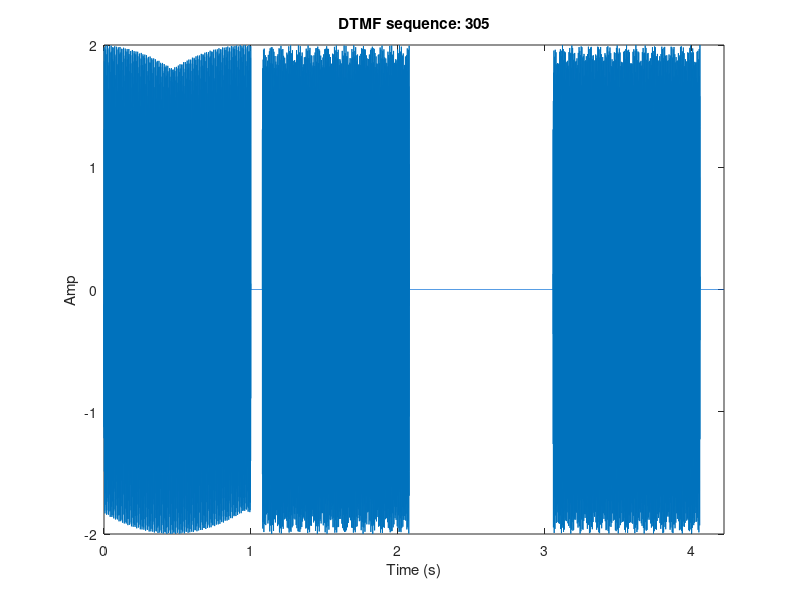

Recreate this plot in MATLAB.
clear all
close all

fs = 8000;
Ts = 1/fs;
t = 0:Ts:1;
A = 1;
P1 = pi/5;
P2 = pi/3;

if fs < 2*1477
    error('fs too low')
end

% Digit 0
fr0 = 941; fc0 = 1336;
z0 = A*cos(2*pi*fr0.*t + P1) + A*cos(2*pi*fc0.*t + P2);

% Digit 1
fr1 = 697; fc1 = 1209;
z1 = A*cos(2*pi*fr1.*t + P1) + A*cos(2*pi*fc1.*t + P2);

% Digit 2
fr2 = 697; fc2 = 1336;
z2 = A*cos(2*pi*fr2.*t + P1) + A*cos(2*pi*fc2.*t + P2);

% Digit 3
fr3 = 697; fc3 = 1477;
z3 = A*cos(2*pi*fr3.*t + P1) + A*cos(2*pi*fc3.*t + P2);

% Digit 4
fr4 = 770; fc4 = 1209;
z4 = A*cos(2*pi*fr4.*t + P1) + A*cos(2*pi*fc4.*t + P2);

% Digit 5
fr5 = 770; fc5 = 1336;
z5 = A*cos(2*pi*fr5.*t + P1) + A*cos(2*pi*fc5.*t + P2);

% Digit 6
fr6 = 770; fc6 = 1477;
z6 = A*cos(2*pi*fr6.*t + P1) + A*cos(2*pi*fc6.*t + P2);

% Digit 7
fr7 = 852; fc7 = 1209;
z7 = A*cos(2*pi*fr7.*t + P1) + A*cos(2*pi*fc7.*t + P2);

% Digit 8
fr8 = 852; fc8 = 1336;
z8 = A*cos(2*pi*fr8.*t + P1) + A*cos(2*pi*fc8.*t + P2);

% Digit 9
fr9 = 852; fc9 = 1477;
z9 = A*cos(2*pi*fr9.*t + P1) + A*cos(2*pi*fc9.*t + P2);

Z = {z0,z1,z2,z3,z4,z5,z6,z7,z8,z9};

seq_digits = [3 0 5]; %-User inputs here-%
seq = [];

for k = 1:length(seq_digits)
    d = seq_digits(k);
    tone = Z{d+1};
    delay = rand;
    sil = zeros(1, round(delay*fs));
    seq = [seq tone sil]; 
end

soundsc(seq, fs)

tf = 0:Ts:(length(seq)-1)*Ts;
figure
plot(tf, seq)
axis([0 tf(end) -2*A 2*A])
xlabel('Time (s)')
ylabel('Amp')
title(['DTMF sequence: ', sprintf('%d', seq_digits)])
